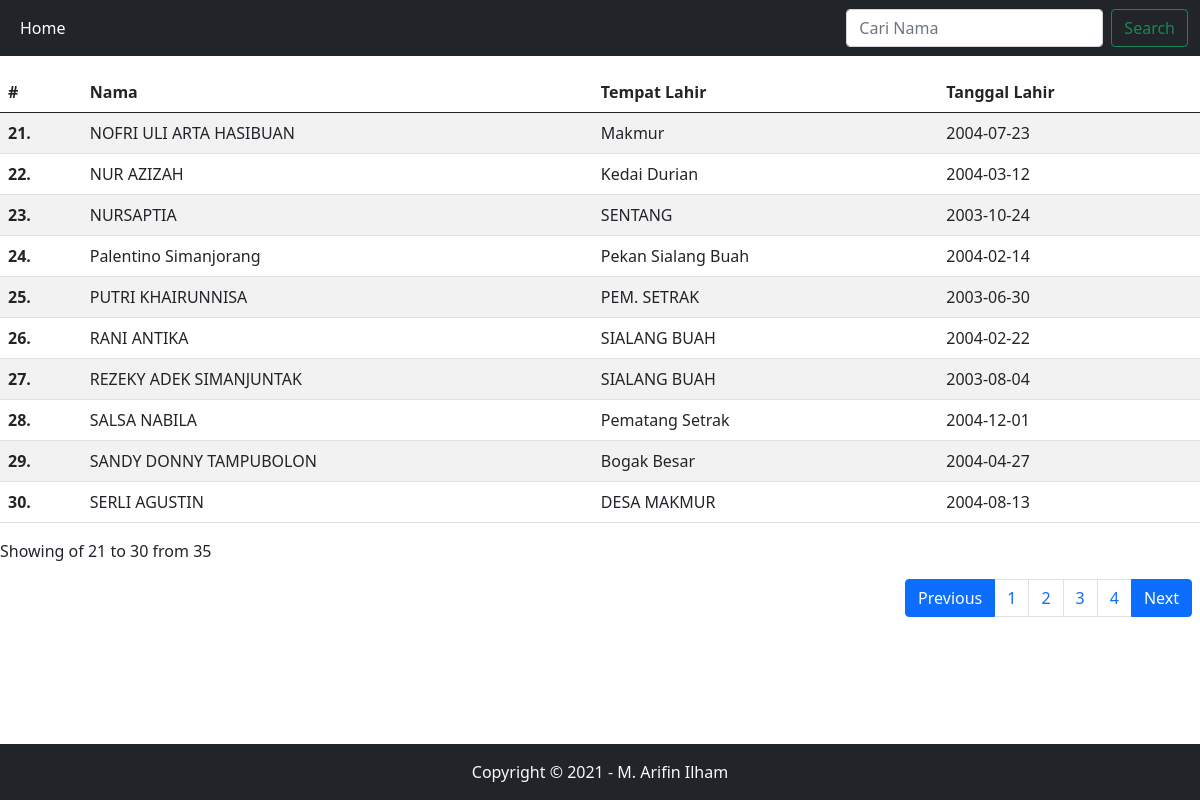
Screenshot of /?halaman=3 with the database file from the repository.
### tables this page shows
CREATE TABLE `db_siswa` (
  `id` int(11) NOT NULL,
  `nama` text NOT NULL,
  `tempat_lahir` text NOT NULL,
  `tanggal_lahir` date NOT NULL
);

### index.php (the view, shortened to what this page needs)
<!doctype html>
<html lang="en">
  <head>
    <link href="https://cdn.jsdelivr.net/npm/bootstrap@5.0.2/dist/css/bootstrap.min.css" rel="stylesheet">
  </head>
  <body>
      <nav class="navbar navbar-expand-lg navbar-dark bg-dark fixed-top">
  <div class="container-fluid">
    <div class="collapse navbar-collapse" id="navbarSupportedContent">
      <ul class="navbar-nav me-auto mb-2 mb-lg-0">
        <li class="nav-item">
          <a class="nav-link active" aria-current="page" href="/">Home</a>
        </li>
      </ul>
      <form class="d-flex" action="" method="GET">
        <input class="form-control me-2" type="text" placeholder="Cari Nama" name="q" aria-label="Search">
        <button class="btn btn-outline-success" type="submit">Search</button>
      </form>
    </div>
  </div>
</nav>
<table class="table table-resposive table-striped mt-5">
<thead>
    <tr>
        <th scope="col">#</th>
        <th scope="col">Nama</th>
        <th scope="col">Tempat Lahir</th>
        <th scope="col">Tanggal Lahir</th>
    </tr>
</thead>
<tbody>
    <?php
    include "admin/config.php";
    $batas = 10;
    $q = mysqli_real_escape_string($dbc, htmlspecialchars(htmlentities(stripcslashes($_REQUEST["q"]))));
	$halaman = isset($_GET['halaman'])?(int)$_GET['halaman'] : 1;
	$halaman_awal = ($halaman>1) ? ($halaman * $batas) - $batas : 0;
	$previous = $halaman - 1;
	$next = $halaman + 1;
	$data = mysqli_query($dbc,"select * FROM `db_siswa`");
	$jumlah_data = mysqli_num_rows($data);
	$total_halaman = ceil($jumlah_data / $batas);
    if (!empty($q)) {
        $data_siswa = mysqli_query($dbc, "select * from `db_siswa` where nama like '%$q%'");
    } else {
    $data_siswa = mysqli_query($dbc, "select * FROM `db_siswa` limit $halaman_awal, $batas");
    }
	$nomor = $halaman_awal+1;
  $no1 = $nomor;
  $nomor1 = $no1-1+1;
    while ($row = mysqli_fetch_row($data_siswa)) {
        ?>
    <tr>
      <?=$no1 = $nomor; ?>
        <th scope="row"><?=$nomor++; ?>.</th>
        <td><?=$row[1]; ?></td>
        <td><?=$row[2]; ?></td>
        <td><?=$row[3]; ?></td>
    </tr>
    <?php
    }
    ?>
</tbody>
</table>
<nav>
<ul class="pagination justify-content-start">
    <li class="page-item active">Showing of <?=$nomor1." to ".$no1." from ".$jumlah_data;?></li>
  </ul>
			<ul class="pagination justify-content-end m-2">
				<li class="page-item active">
					<a class="page-link" <?php if($halaman > 1){ echo "href='?halaman=$previous'"; } ?>>Previous</a>
				</li>
				<?php
				for($x=1;$x<=$total_halaman;$x++){
					?>
					<li class="page-item"><a class="page-link" href="?halaman=<?php echo $x ?>"><?php echo $x; ?></a></li>
					<?php
				}
				?>
				<li class="page-item active">
					<a class="page-link" <?php if($halaman < $total_halaman) { echo "href='?halaman=$next'"; } ?>>Next</a>
				</li>
			</ul>
		</nav>
        <div class="m-5 p-2"></div>
  <footer class="bg-dark text-light text-center p-3 fixed-bottom">Copyright &copy; 2021 - M. Arifin Ilham</footer>
  </body>
</html>

### rows the page displays
db_siswa: nama "NOFRI ULI ARTA HASIBUAN", tempat_lahir "Makmur", tanggal_lahir "2004-07-23"
db_siswa: nama "NUR AZIZAH", tempat_lahir "Kedai Durian", tanggal_lahir "2004-03-12"
db_siswa: nama "NURSAPTIA", tempat_lahir "SENTANG", tanggal_lahir "2003-10-24"
db_siswa: nama "Palentino Simanjorang", tempat_lahir "Pekan Sialang Buah", tanggal_lahir "2004-02-14"
db_siswa: nama "PUTRI KHAIRUNNISA", tempat_lahir "PEM. SETRAK", tanggal_lahir "2003-06-30"
db_siswa: nama "RANI ANTIKA", tempat_lahir "SIALANG BUAH", tanggal_lahir "2004-02-22"
db_siswa: nama "REZEKY ADEK SIMANJUNTAK", tempat_lahir "SIALANG BUAH", tanggal_lahir "2003-08-04"
db_siswa: nama "SALSA NABILA", tempat_lahir "Pematang Setrak", tanggal_lahir "2004-12-01"
db_siswa: nama "SANDY DONNY TAMPUBOLON", tempat_lahir "Bogak Besar", tanggal_lahir "2004-04-27"
db_siswa: nama "SERLI AGUSTIN", tempat_lahir "DESA MAKMUR", tanggal_lahir "2004-08-13"

### other values shown
$nomor1 "21"
$no1 "30"
$jumlah_data "35"
